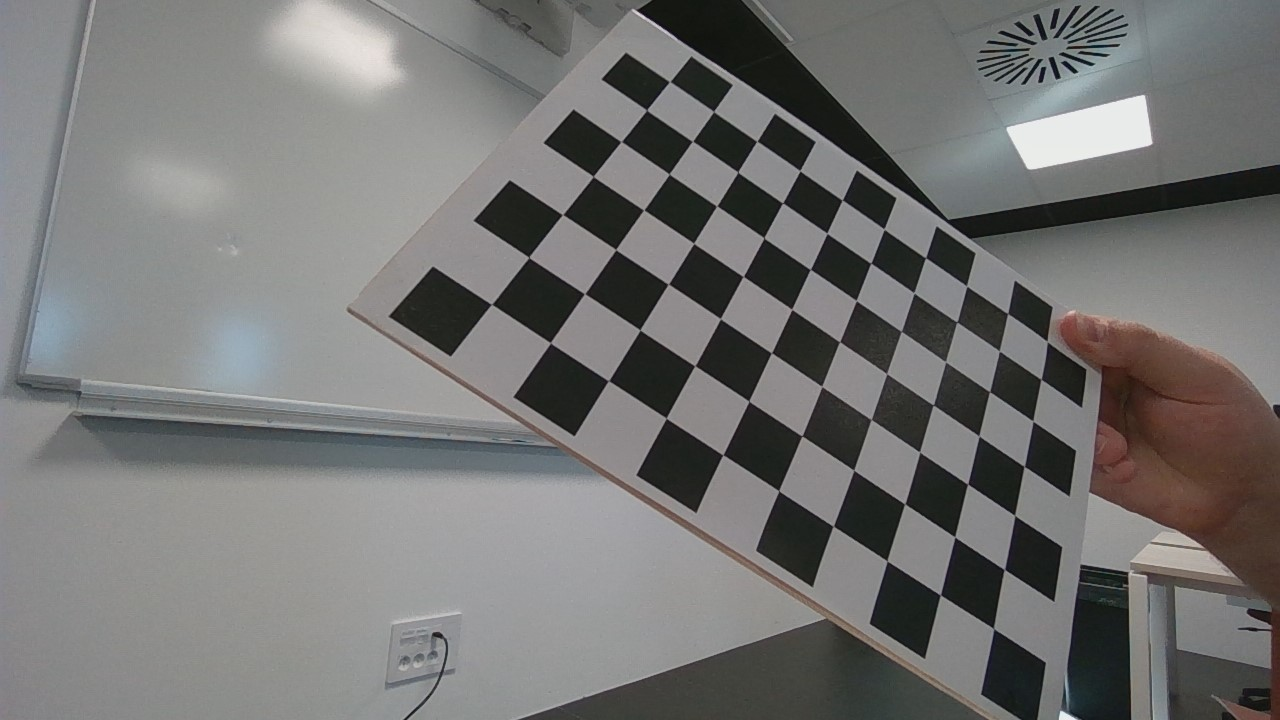
#> input picture Ressources/Checkboard/Checkboard (1).jpg, 1280 x 720 px; its folder holds 5 pictures in this run
$ python Camera_parameter.py
#> lines starting #> are read from the running program, lines starting #| are printed output that depends on the picture; after the words box and inside, x2 and y2 are one past the last pixel; in counts of white or black regions, pixels touching at a corner belong together
import numpy as np
import cv2 as cv
import glob

# termination criteria
criteria = (cv.TERM_CRITERIA_EPS + cv.TERM_CRITERIA_MAX_ITER, 30, 0.001)

# prepare object points
objp = np.zeros((7 * 10, 3), np.float32)
objp[:, :2] = np.mgrid[0:7, 0:10].T.reshape(-1, 2)

# Arrays to store object points and image points from all the images.
objpoints = []  # 3d point in real world space
imgpoints = []  # 2d points in image plane.

images = glob.glob('Ressources/Checkboard/*.jpg')

for fname in images:
    img = cv.imread(cv.samples.findFile(fname))
#> img is the input picture: shape (720, 1280, 3); mean B, G, R 115, 116.2, 116.5
    gray = cv.cvtColor(img, cv.COLOR_BGR2GRAY)
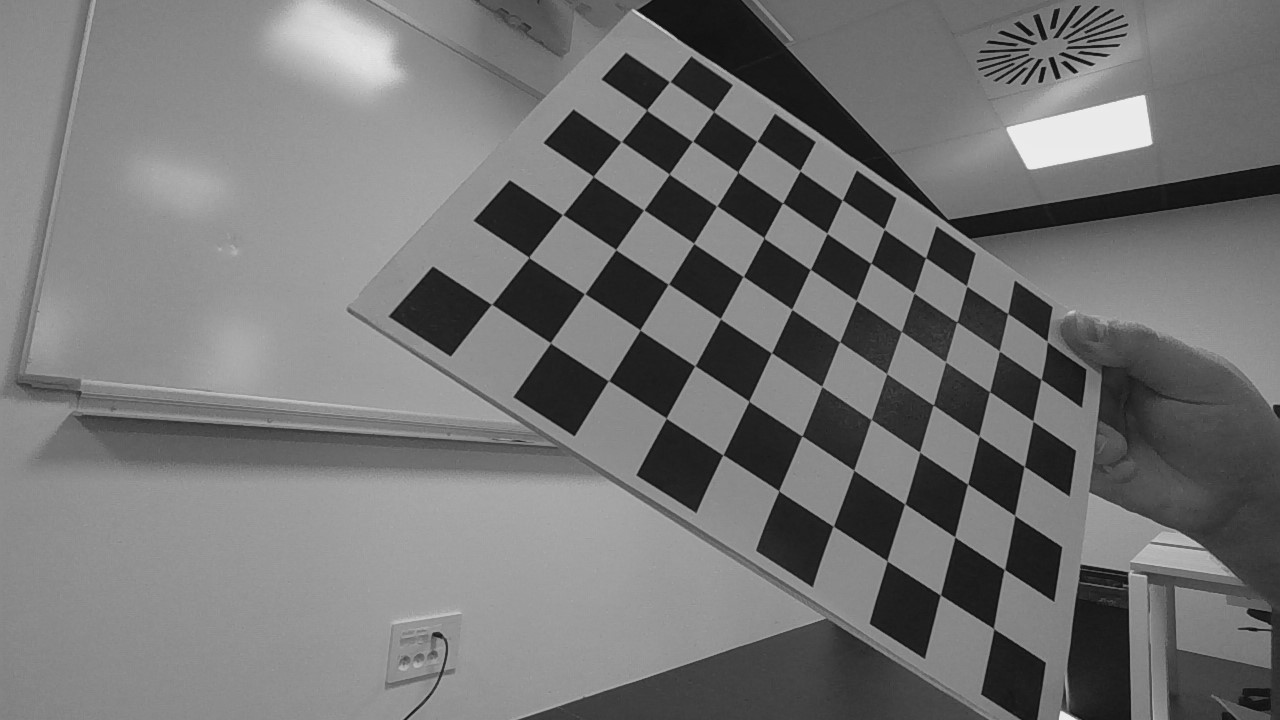
#> gray: shape (720, 1280); min 2, max 242, mean 116.1

    # Find the chess board corners
    ret, corners = cv.findChessboardCorners(gray, (7, 10), None)
#> ret = True; corners = 70 rows, first 8: [491.5, 304.1], [528.7, 257.4], [562.5, 214.5], [593.1, 176.4], [621, 141.5], [646.5, 109.9], [669.6, 81.52], [550.5, 342.6]

    # If found, add object points, image points (after refining them)
    if ret:
        print("image actuelle: ", fname)
        objpoints.append(objp)

        corners2 = cv.cornerSubPix(gray, corners, (11, 11), (-1, -1), criteria)
#> corners2 = 70 rows, first 8: [491.6, 304.3], [528.7, 257.3], [562.6, 214.6], [593.3, 176.4], [621.2, 141.6], [646.6, 110.1], [669.7, 81.6], [550.4, 342.8]
        imgpoints.append(corners2)

        # Draw and display the corners
        cv.drawChessboardCorners(img, (7, 10), corners2, ret)
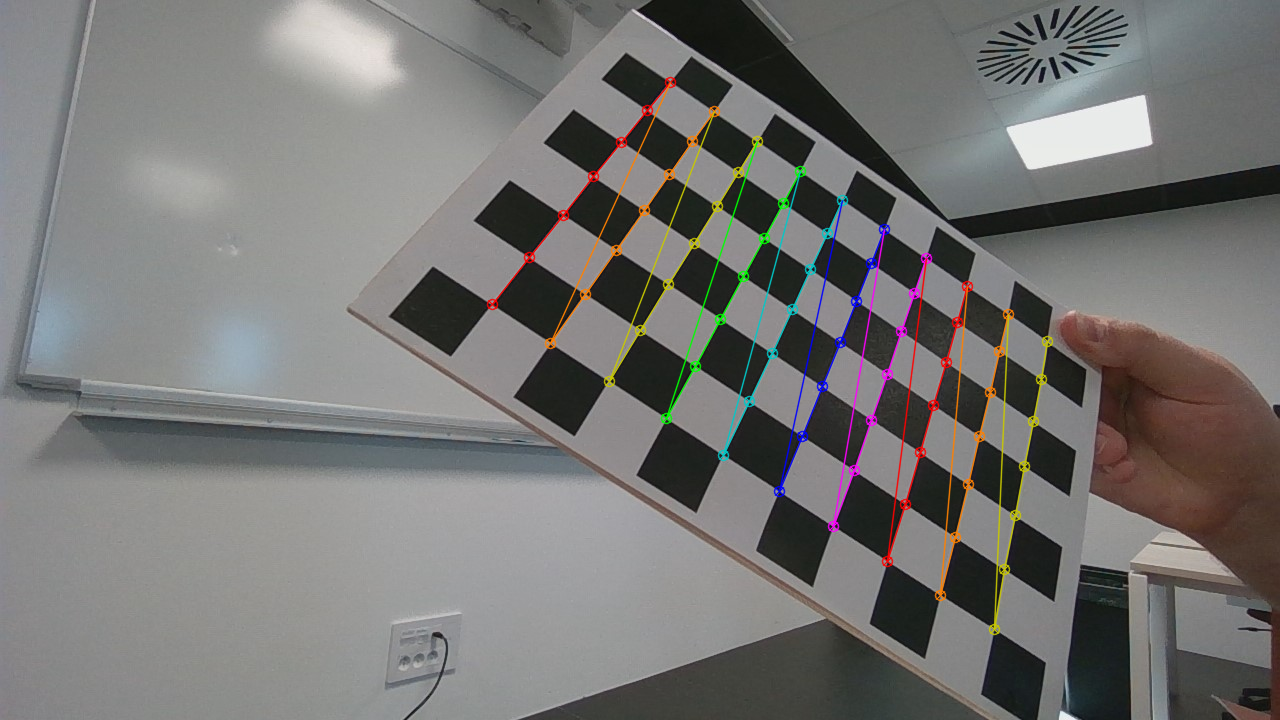
#> img: shape (720, 1280, 3); 2.32% of pixels changed, all inside (x1, y1, x2, y2) = (486, 76, 1054, 636)
        cv.imshow('img', img)
        cv.waitKey(500)
#> pass 2 of the loop `for fname in images:`:
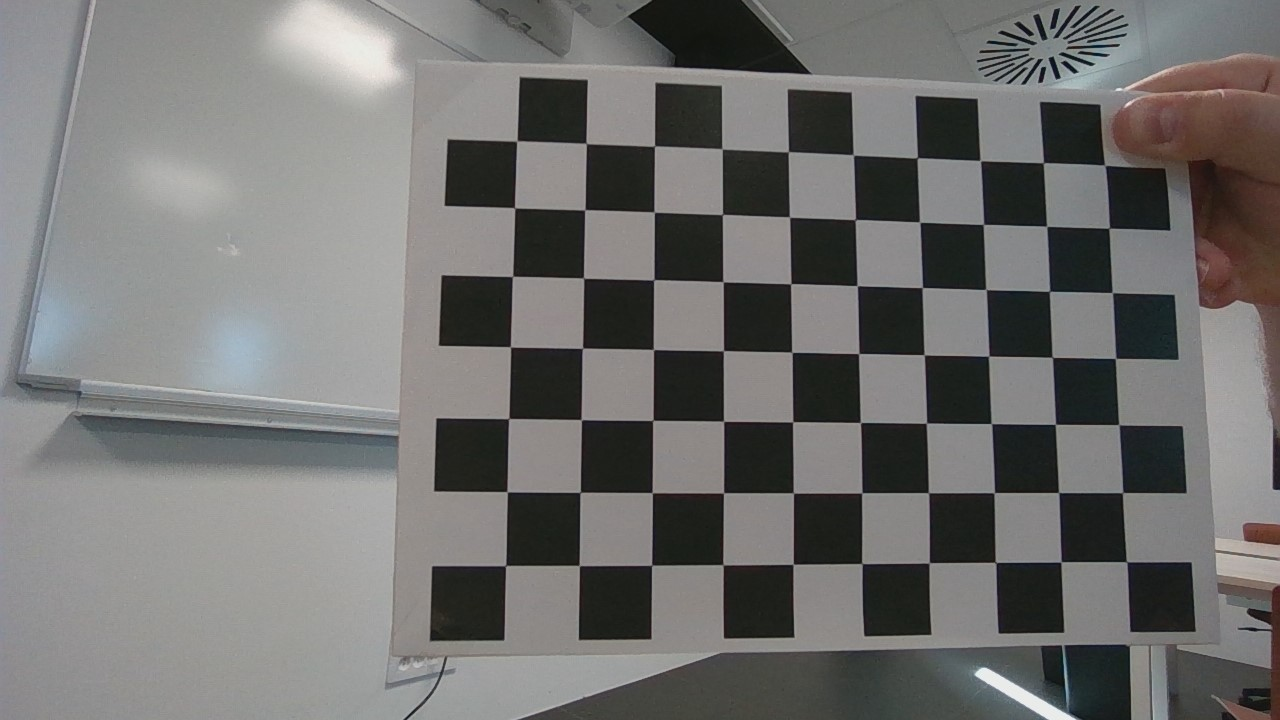
#> input picture Ressources/Checkboard/Checkboard (10).jpg, 1280 x 720 px
#> img is the input picture: shape (720, 1280, 3); mean B, G, R 111.3, 112.7, 113.2
#> corners = 70 rows, first 8: [505.6, 565.5], [507.1, 491.8], [508.6, 418.3], [510.3, 347.2], [513.2, 276.3], [514.7, 207.8], [516.9, 140.9], [578.5, 565.6]
#> corners2 = 70 rows, first 8: [505.6, 565.6], [507.2, 491.7], [508.7, 418.5], [510.5, 346.8], [512.5, 276.4], [514.6, 207.8], [516.8, 140.9], [579.2, 565.5]
#> `cv.drawChessboardCorners(img, (7, 10), corners2, ret)`:
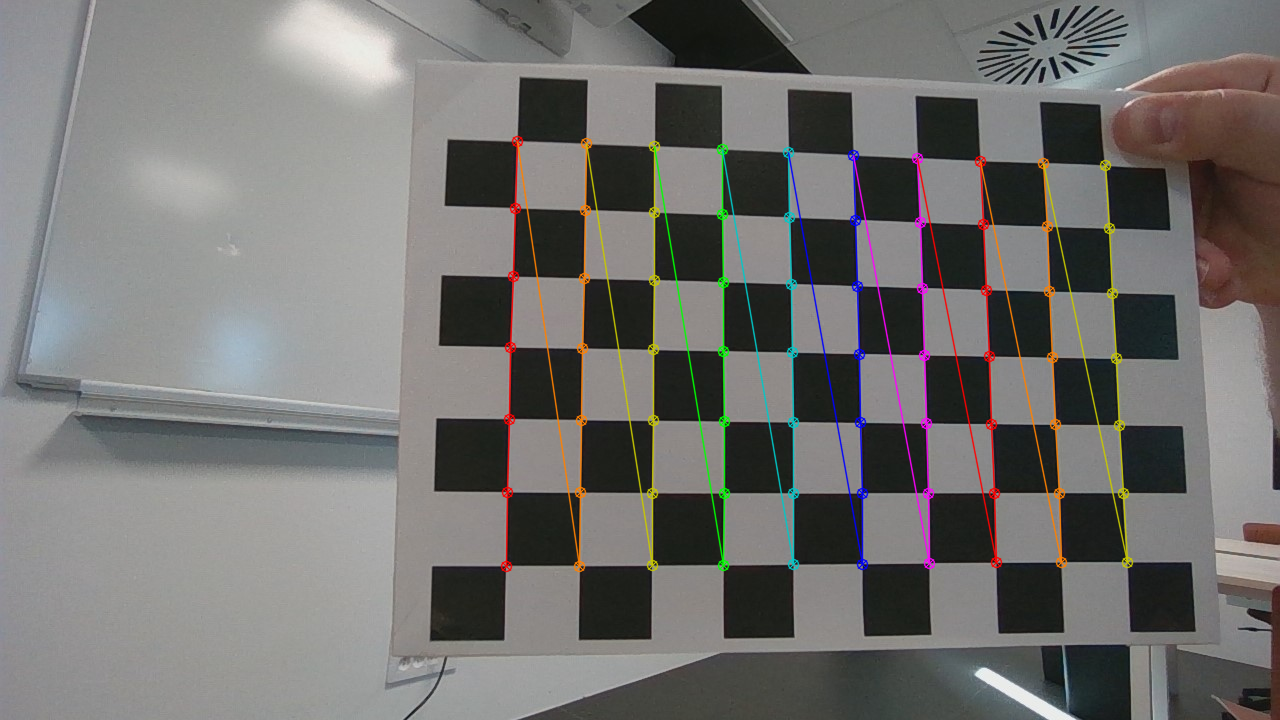
#> img: shape (720, 1280, 3); 3.16% of pixels changed, all inside (x1, y1, x2, y2) = (500, 135, 1134, 573)

cv.destroyAllWindows()

ret, mtx, dist, rvecs, tvecs = cv.calibrateCamera(objpoints, imgpoints, gray.shape[::-1], None, None)
print(f"\nFocal length (fx, fy): ({mtx[0][0]:.3f}, {mtx[1][1]:.3f})")
print(f"Optical center (cx, cy): ({mtx[0][2]:.3f}, {mtx[1][2]:.3f})")

img = cv.imread('Ressources/Checkboard/Checkboard (1).jpg')
h, w = img.shape[:2]
#> h = 720; w = 1280
newcameramtx, roi = cv.getOptimalNewCameraMatrix(mtx, dist, (w, h), 1, (w, h))

# undistort
dst = cv.undistort(img, mtx, dist, None, newcameramtx)
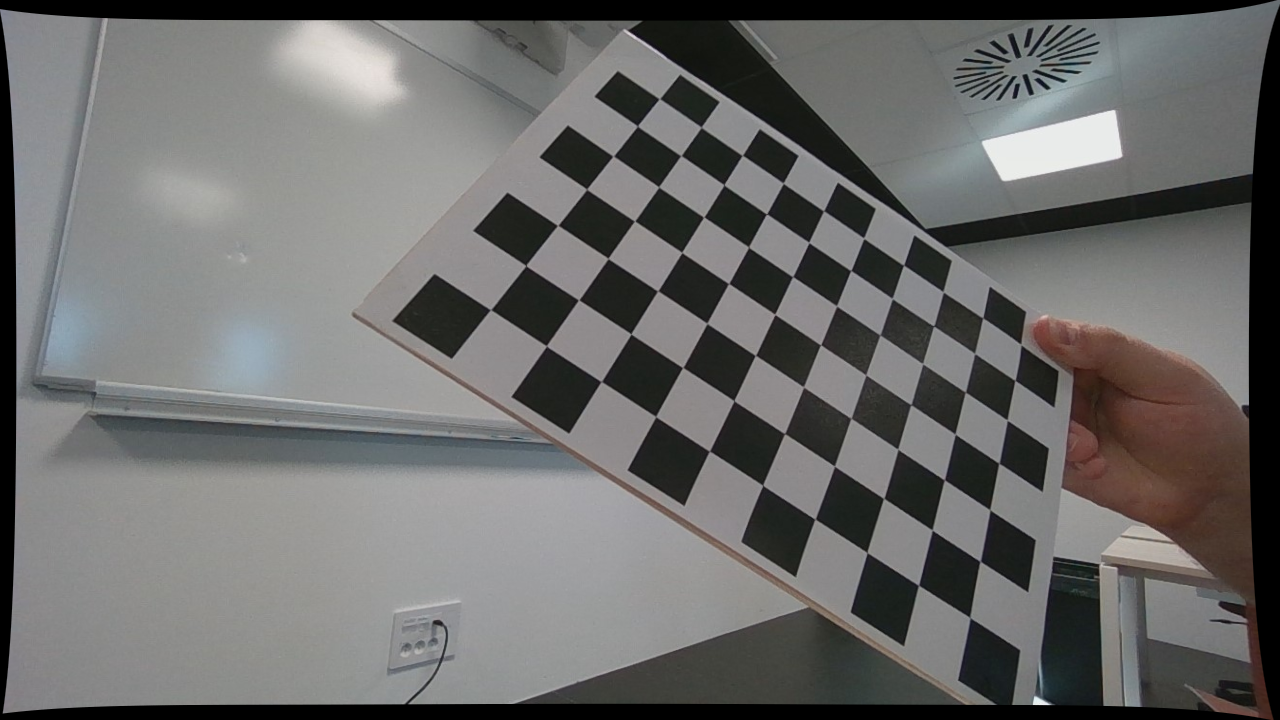
#> dst: shape (720, 1280, 3); mean B, G, R 106.4, 107.4, 107.7

# crop the image
# x, y, w, h = roi
# dst = dst[y:y+h, x:x+w]
cv.imwrite('Output/etallonage (1).jpg', dst)

mean_error = 0
for i in range(len(objpoints)):
    imgpoints2, _ = cv.projectPoints(objpoints[i], rvecs[i], tvecs[i], mtx, dist)
    error = cv.norm(imgpoints[i], imgpoints2, cv.NORM_L2) / len(imgpoints2)
    mean_error += error

print("\ntotal error: {}".format(mean_error / len(objpoints)))
